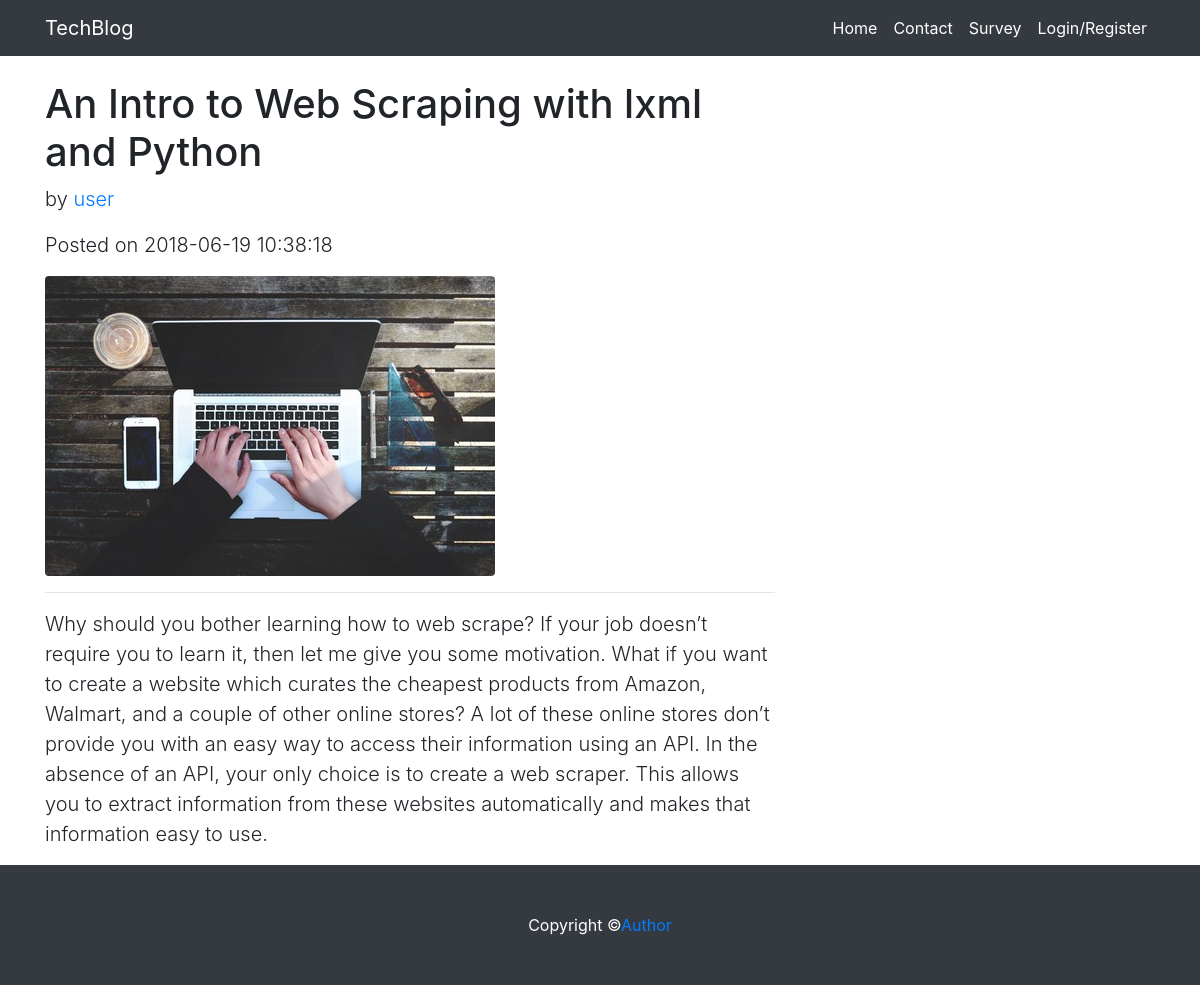
The app's page /index.php?page=post&idp=1 with its own data.
### tables this page shows
CREATE TABLE `menu` (
  `id` int(30) NOT NULL,
  `menutype_id` int(20) NOT NULL,
  `url` varchar(100) NOT NULL,
  `name` varchar(25) NOT NULL,
  `position` int(2) NOT NULL
);

CREATE TABLE `post` (
  `id` int(255) NOT NULL,
  `name` varchar(100) NOT NULL,
  `user_id` int(20) NOT NULL,
  `category_id` int(20) NOT NULL,
  `image_id` int(20) NOT NULL,
  `description` text NOT NULL,
  `date` datetime NOT NULL DEFAULT CURRENT_TIMESTAMP
);

CREATE TABLE `user` (
  `id` int(50) NOT NULL,
  `firstName` varchar(17) NOT NULL,
  `lastName` varchar(17) NOT NULL,
  `username` varchar(17) NOT NULL,
  `email` varchar(30) NOT NULL,
  `password` varchar(50) NOT NULL,
  `active` bit(1) NOT NULL,
  `role_id` int(2) NOT NULL,
  `token` varchar(250) DEFAULT NULL
);

CREATE TABLE `image` (
  `id` int(50) NOT NULL,
  `alt` varchar(70) NOT NULL,
  `url` varchar(255) NOT NULL
);

### modules/functions.php (called while the page is built, shortened)
<?php
include "conn.php";
function getMenu($conn, $menutype_id){
  global $conn;
    $query= "SELECT * FROM menu WHERE menutype_id=:menutype_id ORDER BY position ASC";
    $stmt=$conn->prepare($query);
    $stmt->bindParam(":menutype_id", $menutype_id);
    $stmt->execute();
    return $res=$stmt->fetchAll();
   }

### views/post.php (the view)
<?php
if(isset($_GET['idp'])){
  $idp=$_GET['idp'];
  $query= "SELECT p.id, p.description, i.url,u.username, p.name, p.date,
  p.description FROM post p
   INNER JOIN image i on p.image_id=i.id
   INNER JOIN user u ON p.user_id=u.id
   WHERE p.id = :id";
  $stmt=$conn->prepare($query);
  $stmt->bindParam(":id", $idp);
  $stmt->execute();
  $post=$stmt->fetch();
}
?>
 <div class="container">
<div class="row">
  <div class="col-lg-8">
    <h1 class="mt-4"><?= $post->name?></h1>
    <p class="lead">
      by
      <a href="#"><?= $post->username?></a>
    </p>
    <p class="lead">Posted on  <?= $post->date?></p>
    <img class="img-fluid rounded" src="<?= $post->url?>" alt="">
    <hr>
    <p class="lead"><?= $post->description?></p>
    </div></div></div>

### views/nav.php (shortened to what this page needs)
<body>
    <nav class="navbar navbar-expand-lg navbar-dark bg-dark fixed-top">
      <div class="container">
        <a class="navbar-brand" href="index.php?page=home">TechBlog</a>
        <div class="collapse navbar-collapse" id="navbarResponsive">
          <ul class="navbar-nav ml-auto">
          <?php  if(!isset($_SESSION['user'])):?>
          <?php      $navMenu=getMenu($conn, 1);
            foreach($navMenu as $row):?>
            <li class="nav-item active">
              <a class="nav-link" href="<?= $row->url ?>"><?= $row->name ?>
              </a>
            </li>
            <?php endforeach; ?>
            <?php endif; ?>
          </ul>
        </div>
      </div>
    </nav>

### css/blog-home.css (style rules this page uses)
body { padding-top: 54px; }
@media (min-width: 992px) { body { padding-top: 56px; } }

### records on screen
menu: name "Home"
menu: name "Contact"
menu: name "Survey"
menu: name "Login/Register"
post: name "An Intro to Web Scraping with lxml and Python", user.username "user", date "2018-06-19 10:38:18", image.url (picture), description "Why should you bother learning how to web scrape? If your job doesn’t require you to learn it, then let me give you some motivation. What if you want to create a website which curates the cheapest products from Amazon, Walmart, and a couple of other online stores? A lot of these online stores don’t provide you with an easy way to access their information using an API. In the absence of an API, your only choice is to create a web scraper. This allows you to extract information from these websites automatically and makes that information easy to use."
